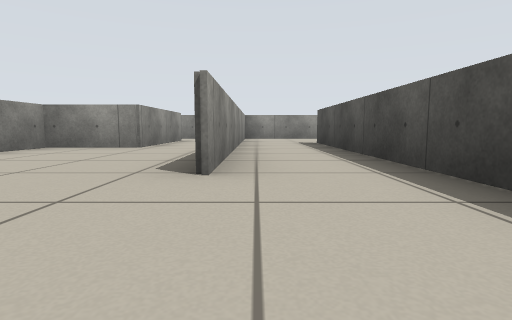
View 1 (above)

24 first-person views from a walk through a robot-simulator world made for Stage. The camera is 0.37 m above the floor, tilts 6° down and sees 80° across. Floor lines are 1 m apart. The floor is counted in squares, 1 m on a side. Each view is taken from the middle of a square. On the plan, view 1 faces up. The plan holds only what a view shows up to about 9 squares ahead; the rest is blank. Robots are left out.

View 2
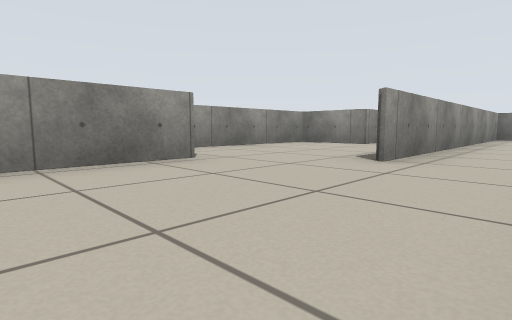

View 3
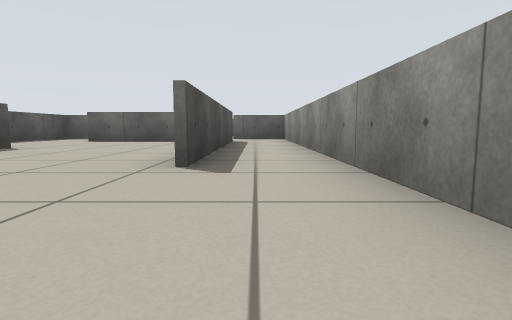

View 4
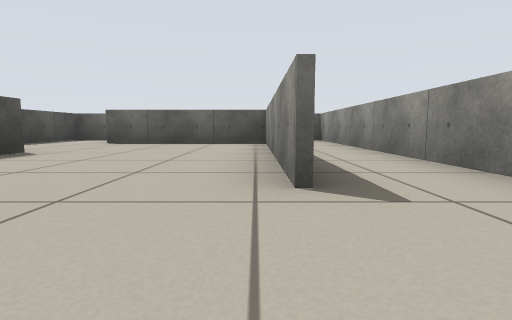

View 5
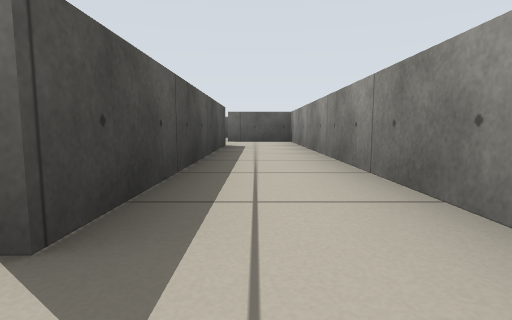

View 6
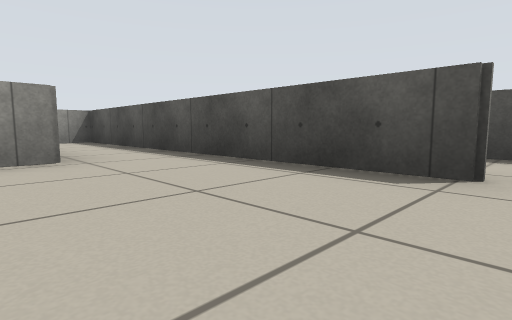

View 7
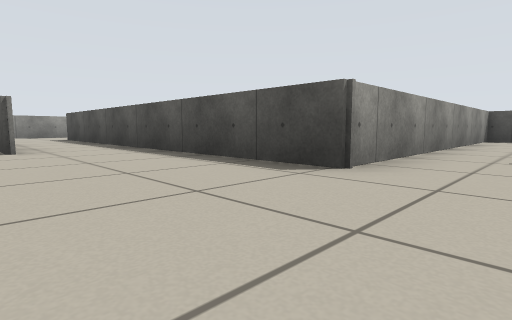

View 8
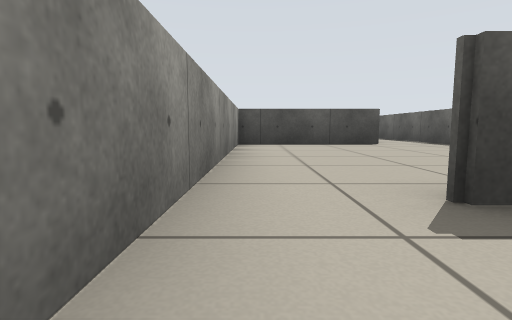

View 9
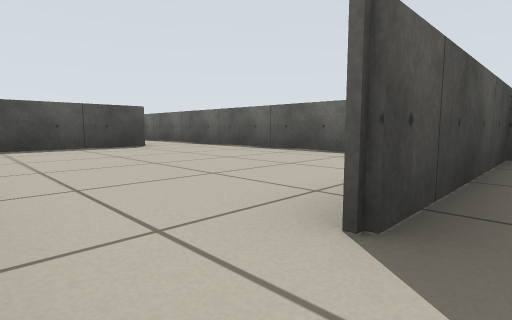

View 10
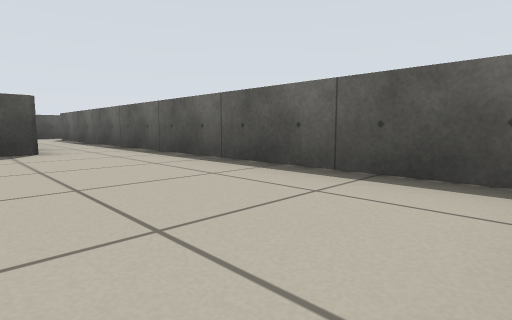

View 11
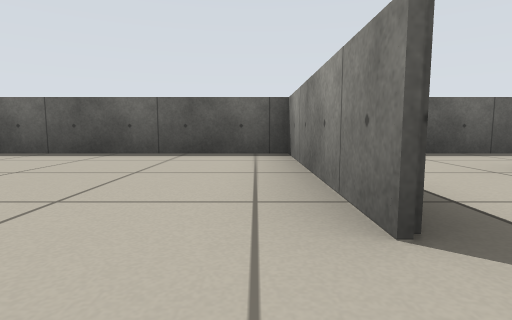

View 12
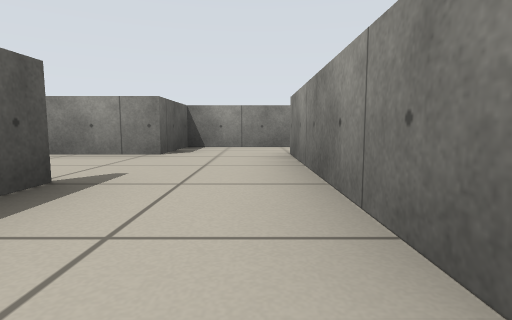

View 13
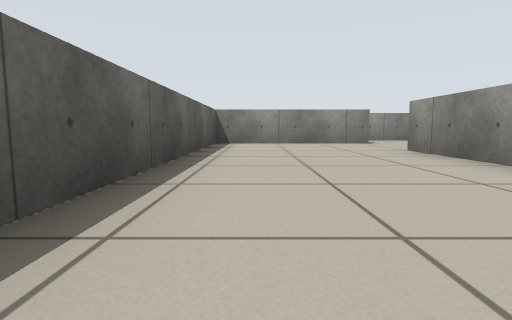

View 14
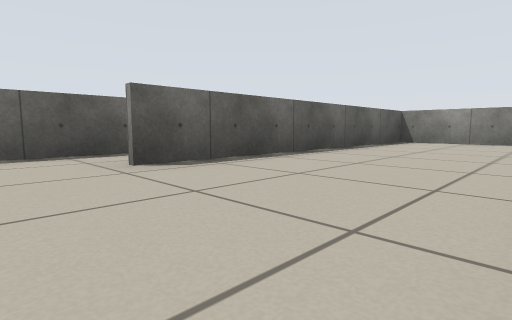

View 15
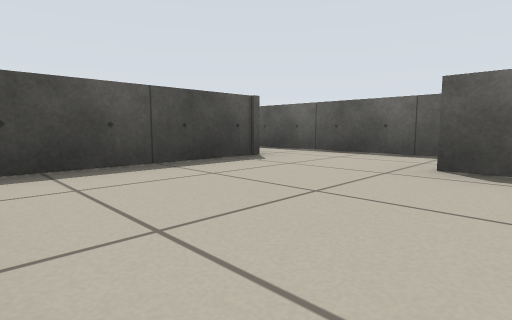

View 16
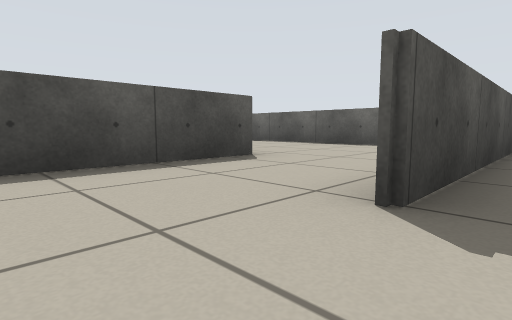

View 17
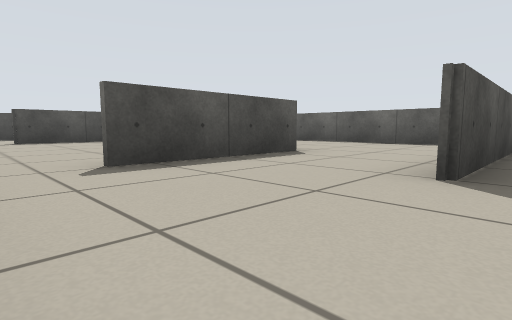

View 18
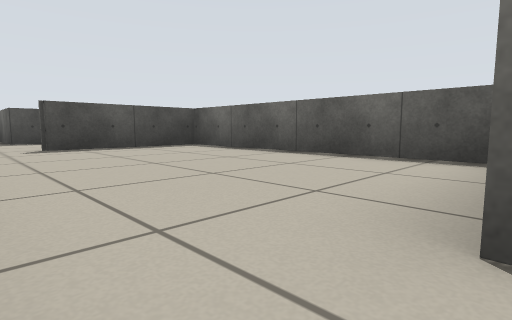

View 19
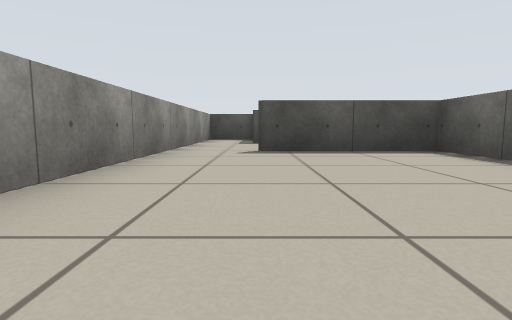

View 20
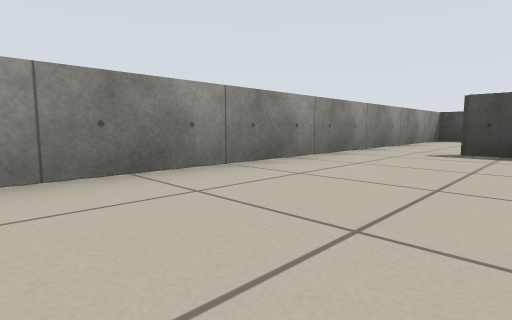

View 21
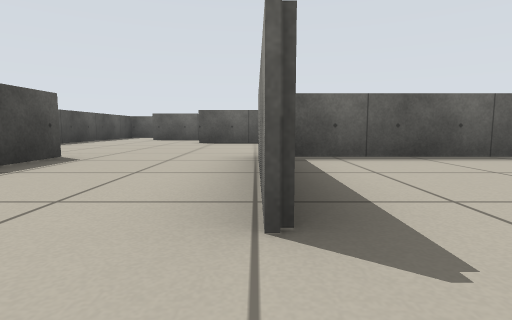

View 22
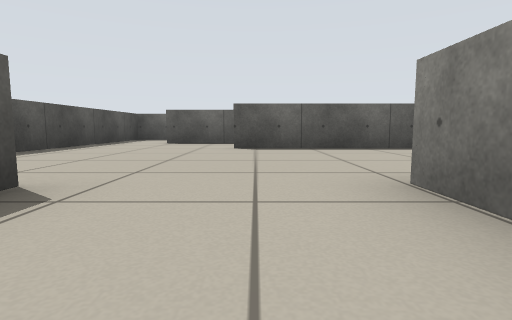

View 23
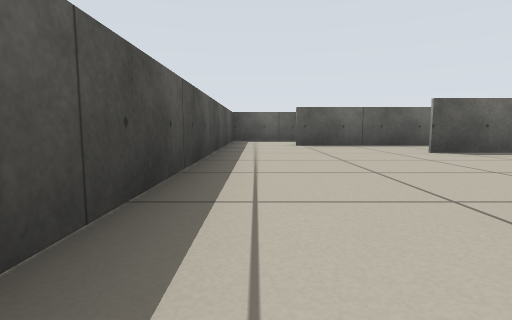

View 24
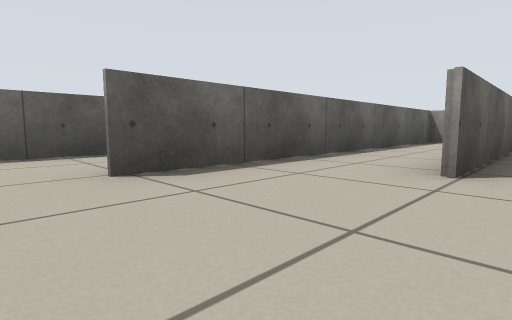

### Floor plan
Points are (right, up) in squares from view 1. A wall is a line through its corners. A room is listed if a view was taken in it or the views show most of it. See-through windows are left out.
Room 1 (views 1, 2, 3, 4, 5, 6, 7, 8, 9)
walls: (-2.2, 1.2) (-2.2, -4.4) (1.6, -4.4); (-0.5, 2.2) (-0.5, 10.5); (3.5, -1.6) (1.5, -1.6) (1.5, 2.4); (-1.4, -4.5) (-2.4, -4.5) (-2.4, 1.2); (3.4, -4.6) (3.4, -2.9); (-2.2, 9) (-2.2, 5.7) (-3.9, 5.7) (-3.9, -6.4) (-2.2, -6.4); (0, 10.4) (-1.2, 10.4)
ways out: opening at (3, -2) to room 2; opening at (2, -4) to room 3; opening at (1, 3) to room 5; opening at (-2, -5) to room 8
Room 2 (views 10, 11)
walls: (3.5, -2.9) (3.5, -6.4) (11, -6.4); (9, -4.9) (9, -1.6) (3.5, -1.6)
ways out: opening at (3, -2) to room 1
Room 3 (view 12)
walls: (3.4, -6.5) (3.4, -4.6)
ways out: opening at (2, -4) to room 1; opening at (0.5, -5) to room 8
Room 4 (views 13, 14, 15)
walls: (2.1, -6.5) (-0.1, -6.5); (7, -10.1) (7, -7.2); (-2.2, -6.4) (-2.2, -10) (4.8, -10)
ways out: opening at (-1, -6) to room 8; opening at (5.5, -10)
Room 5 (views 16, 17, 18)
walls: (4, 5.9) (4, 9); (-0.4, 10.5) (-0.4, 2.2); (1.5, 2.4) (1.5, 7.6)
ways out: opening at (1, 3) to room 1; opening at (4, 9.5) to room 6; opening at (3, 6.5) to room 7
Room 6 (views 19, 20, 21)
walls: (4.5, 6.1) (9.9, 6.1) (9.9, 9); (10.6, 10.4) (5.1, 10.4)
ways out: opening at (4, 9.5) to room 5; opening at (10, 9.5) to room 7
Room 7 (views 22, 23, 24)
walls: (12.5, 6) (12.5, 8.9) (14.5, 8.9); (10, 9) (10, 5.9); (14.6, 0.5) (14.6, 6.4); (5.3, 0.6) (13.2, 0.6); (14.6, 9.9) (14.6, 10.4) (10.6, 10.4); (2.9, 2.5) (11.5, 2.5)
ways out: opening at (3, 6.5) to room 5; opening at (10, 9.5) to room 6; opening at (14, 1) to room 9
Room 8 (no view inside)
walls: (-0.1, -6.4) (1.6, -6.4); (1.5, -4.5) (-1.4, -4.5)
ways out: opening at (-2, -5) to room 1; opening at (0.5, -5) to room 3; opening at (-1, -6) to room 4
Room 9 (no view inside)
walls: (13.4, -1.5) (14.6, -1.5) (14.6, 0.5)
ways out: opening at (14, 1) to room 7; opening at (12.5, 0)

Positions as (right, up) in squares from view 1, and headings:
1: (0, 0), facing up
2: (1, -1), facing up-left
3: (-3, 4), facing down
4: (-2, 3), facing down
5: (-3, 2), facing down
6: (-3, 2), facing up-right
7: (-1, -3), facing up-right
8: (2, -2), facing right
9: (3, -2), facing down-right
10: (4, -4), facing down-right
11: (4, -2), facing down
12: (2, -5), facing left
13: (5, -9), facing left
14: (6, -7), facing down-left
15: (4, -7), facing down-right
16: (1, 9), facing down-right
17: (1, 10), facing down-right
18: (4, 10), facing down-right
19: (5, 9), facing right
20: (5, 8), facing up-right
21: (10, 10), facing down
22: (11, 8), facing down
23: (14, 7), facing down
24: (14, 3), facing down-left
